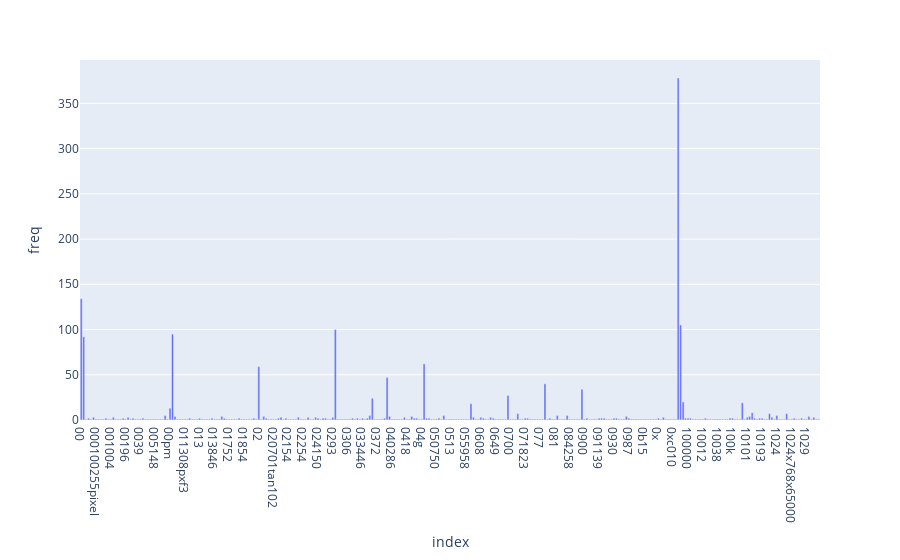

Here is the notebook cell this chart was saved with:
### Markdown cell above
### >>> **Exercise 13 (take home):**
If you want a nicer interactive visualization here, I would encourage you try to install and use plotly to achieve this.

### Code cell
# Answer here
import plotly.express as px

df_term_freq = pd.DataFrame(term_frequencies, columns=['freq'], index=count_vect.get_feature_names())
fig = px.bar(df_term_freq[:300], y="freq")
fig.show()

### Figure 1 — Plotly figure (JSON) as saved in the notebook; plotly's stock layout.template omitted (floating-point values rounded to 4 significant figures; data arrays with more than 128 entries replaced by an {"elided": "..."} marker saying what was removed)
{"data": [{"alignmentgroup": "True", "hovertemplate": "index=%{x}<br>freq=%{y}<extra></extra>", "legendgroup": "", "marker": {"color": "#636efa", "pattern": {"shape": ""}}, "name": "", "offsetgroup": "", "orientation": "v", "showlegend": false, "textposition": "auto", "type": "bar", "x": {"elided": "300 str values"}, "xaxis": "x", "y": {"elided": "300 int values"}, "yaxis": "y"}], "layout": {"barmode": "relative", "legend": {"tracegroupgap": 0}, "margin": {"t": 60}, "xaxis": {"anchor": "y", "domain": [0, 1], "title": {"text": "index"}}, "yaxis": {"anchor": "x", "domain": [0, 1], "title": {"text": "freq"}}}}
